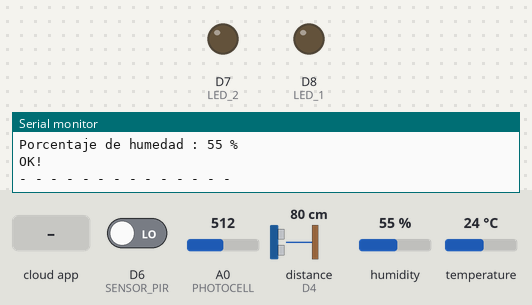
The sketch below on a simulated ESP8266 (NodeMCU). Parts: output pins drawn as LEDs (lit = HIGH), the last lines printed to the serial monitor. Wiring (inferred from the names in the program): ultrasonic range finder: trigger D3; echo D4. Inputs (shaded band) come from the test bench; at power-on: D6 (SENSOR_PIR) LOW, A0 (PHOTOCELL) = 512, distance to the obstacle (sensor on D4) 80 cm, humidity 55 %, temperature 24 °C. The echo pulse lasts 58.3 µs per cm; WiFi joins after 1.5 s; servers stay silent unless stated; no MQTT or app messages arrive unless stated; pins used as bus, display or sensor lines are not drawn.

Above: at 4.7 s.
4.8 s: the phone or cloud app sets led1 to ON
At 14.9 s:
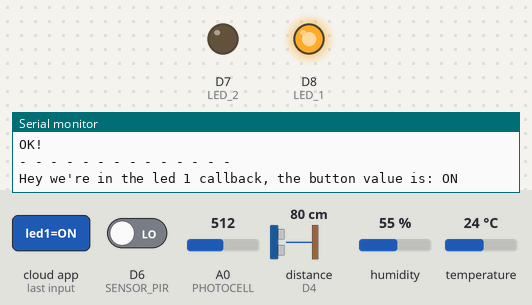
15.9 s: the phone or cloud app sets led2 to ON
At 26.1 s:
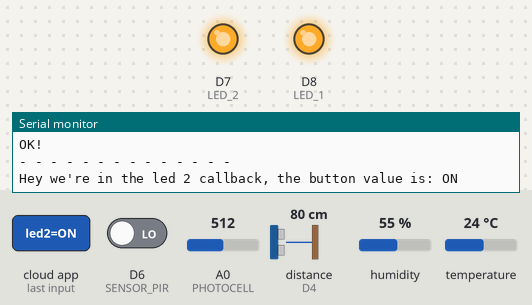
26.5 s: the phone or cloud app sets led1 to OFF
At 36.2 s:
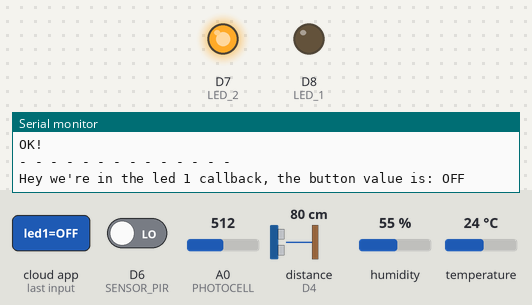
47.7 s: the phone or cloud app sets led2 to OFF
At 57.5 s:
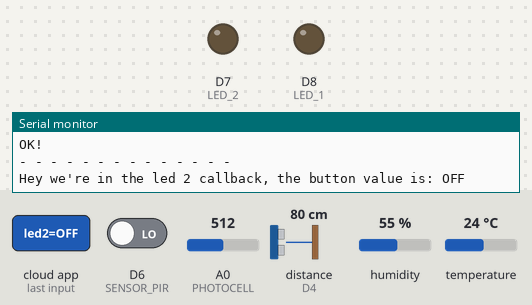
Timing chart, 0 to 59.0 s (numbered marks = the images above; inputs shaded):
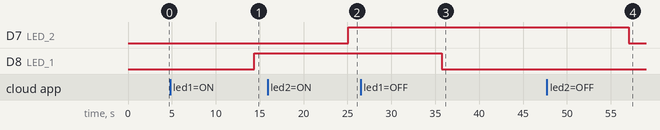

Measured:
- after the input at 4.8 s, D8 (LED_1): LOW → HIGH after 9.6 s
- after the input at 15.9 s, D7 (LED_2): LOW → HIGH after 9.2 s
- after the input at 26.5 s, D8 (LED_1): HIGH → LOW after 9.2 s
- after the input at 47.7 s, D7 (LED_2): HIGH → LOW after 9.3 s

The sketch:

ProyectoFinal.ino
```cpp
#include <ESP8266WiFi.h>
#include "Adafruit_MQTT.h"
#include "Adafruit_MQTT_Client.h"
#include <DHT.h>
#include <DHT_U.h>

#define PHOTOCELL A0
#define LED_1 D8
#define LED_2 D7
#define SENSOR_DHT D5
#define ECHO D4
#define TRIG D3
#define SENSOR_PIR D6

DHT dht(SENSOR_DHT, DHT11);

int ldr;
int temp;
int hum;
int distancia;
int tiempo;
int valPIR;
int pirState = LOW;

/************************* WiFi Access Point *********************************/

#define WLAN_SSID       "Totalplay-35A1"
#define WLAN_PASS       "35A14626M5xZ82ct"

/************************* Adafruit.io Setup *********************************/

#define AIO_SERVER      "io.adafruit.com"
#define AIO_SERVERPORT  1883                   // use 8883 for SSL
#define AIO_USERNAME  "KappitaRoss"
#define AIO_KEY       "aio_pNAU000BvNRWK3tZxsgRojIEXc0g"

/**************************** Global State  *********************************/

// Create an ESP8266 WiFiClient class to connect to the MQTT server.
WiFiClient client;

// Setup the MQTT client class by passing in the WiFi client and MQTT server and login details.
Adafruit_MQTT_Client mqtt(&client, AIO_SERVER, AIO_SERVERPORT, AIO_USERNAME, AIO_USERNAME, AIO_KEY);

/****************************** Feeds ***************************************/


// Setup a feed called 'photocell' for publishing.
// Notice MQTT paths for AIO follow the form: <username>/feeds/<feedname>
Adafruit_MQTT_Publish photocell = Adafruit_MQTT_Publish(&mqtt, AIO_USERNAME "/feeds/photocell");
Adafruit_MQTT_Publish temperature = Adafruit_MQTT_Publish(&mqtt, AIO_USERNAME "/feeds/temperature");
Adafruit_MQTT_Publish humidity = Adafruit_MQTT_Publish(&mqtt, AIO_USERNAME "/feeds/humidity");
Adafruit_MQTT_Publish distance = Adafruit_MQTT_Publish(&mqtt, AIO_USERNAME "/feeds/distance");
Adafruit_MQTT_Publish PIR = Adafruit_MQTT_Publish(&mqtt, AIO_USERNAME "/feeds/pir");


// Setup a feed called 'onoff' for subscribing to changes to the button
Adafruit_MQTT_Subscribe led1 = Adafruit_MQTT_Subscribe(&mqtt, AIO_USERNAME "/feeds/led1", MQTT_QOS_1);
Adafruit_MQTT_Subscribe led2 = Adafruit_MQTT_Subscribe(&mqtt, AIO_USERNAME "/feeds/led2", MQTT_QOS_1);

/*************************** Sketch Code ************************************/

void setup() {

  pinMode(SENSOR_PIR, INPUT);
  pinMode(LED_1, OUTPUT);
  pinMode(LED_2, OUTPUT);
  pinMode(ECHO, INPUT);
  pinMode(TRIG, OUTPUT);

  dht.begin();

  Serial.begin(9600);
  delay(2000);

  Serial.println(F("Adafruit MQTT demo"));

  conectarWiFi();

  led1.setCallback(led1callback);
  led2.setCallback(led2callback);

  mqtt.subscribe(&led1);
  mqtt.subscribe(&led2);
}

void loop() {
  // Ensure the connection to the MQTT server is alive (this will make the first
  // connection and automatically reconnect when disconnected).  See the MQTT_connect
  // function definition further below.
  MQTT_connect();

  ultrasonico();
  fotocelda();
  temperatura();
  humedad();
  sensorPIR();
  Serial.println(F("\n- - - - - - - - - - - - - -"));

  // this is our 'wait for incoming subscription packets and callback em' busy subloop
  // try to spend your time here:
  mqtt.processPackets(500);
  delay(10000);
  // ping the server to keep the mqtt connection alive
  // NOT required if you are publishing once every KEEPALIVE seconds

 // if(! mqtt.ping()) {
 //   mqtt.disconnect();
 // }

}

void ultrasonico(){
   digitalWrite(TRIG, HIGH);
   delay(1);
   digitalWrite(TRIG, LOW);
   tiempo = pulseIn(ECHO, HIGH);
   distancia = tiempo/58.2;
   Serial.print(F("\nDistancia medida :"));
   Serial.print(distancia);
   Serial.print(" cm");
   if (! distance.publish(distancia)) {
    Serial.println(F("\nFailed"));
  } else {
    Serial.println(F("\nOK!"));
  }
}

void fotocelda(){
  ldr = analogRead(PHOTOCELL);
  Serial.print(F("\nLuminosidad en la fotocelda : "));
  Serial.print(ldr);
  if (! photocell.publish(ldr)) {
    Serial.println(F("\nFailed"));
  } else {
    Serial.println(F("\nOK!"));
  }
}

void temperatura(){

  temp = dht.readTemperature();
  Serial.print(F("\nTemperatura : "));
  Serial.print(temp);
  Serial.print(" °C");
  if (! temperature.publish(temp)) {
    Serial.println(F("\nFailed"));
  } else {
    Serial.println(F("\nOK!"));
  }
}

void humedad(){
   hum = dht.readHumidity();
  Serial.print(F("\nPorcentaje de humedad : "));
  Serial.print(hum);
  Serial.print(" %");
  if (! humidity.publish(hum)) {
    Serial.println(F("\nFailed"));
  } else {
    Serial.println(F("\nOK!"));
  }
}

void sensorPIR(){
   valPIR = digitalRead(SENSOR_PIR);
   if (valPIR == HIGH)   //si está activado
   {
      if (pirState == LOW)  //si previamente estaba apagado
      {
        //digitalWrite(LED_2, HIGH);  //LED ON
        Serial.print(F("\nSensor PIR activado"));
        pirState = HIGH;
      }else{
        //digitalWrite(LED_2, LOW); // LED OFF
        Serial.print(F("\nSensor PIR desactivado"));
        pirState = LOW;
      }
      if (! PIR.publish(pirState)) {
        Serial.println(F("\nFailed"));
      } else {
        Serial.println(F("\nOK!"));
      }
   }
}

void led1callback(char *data, uint16_t len) {
  Serial.print("Hey we're in the led 1 callback, the button value is: ");
  Serial.println(data);

     String message = String(data);
      message.trim();
      if (message == "ON") {digitalWrite(LED_1, HIGH);}
      if (message == "OFF") {digitalWrite(LED_1, LOW);}

}

void led2callback(char *data, uint16_t len) {
  Serial.print("Hey we're in the led 2 callback, the button value is: ");
  Serial.println(data);

     String message = String(data);
      message.trim();
      if (message == "ON") {digitalWrite(LED_2, HIGH);}
      if (message == "OFF") {digitalWrite(LED_2, LOW);}
}

// Function to connect and reconnect as necessary to the MQTT server.
// Should be called in the loop function and it will take care if connecting.
void MQTT_connect() {
  int8_t ret;

  // Stop if already connected.
  if (mqtt.connected()) {
    return;
  }

  Serial.print("Connecting to MQTT... ");

  uint8_t retries = 3;
  while ((ret = mqtt.connect()) != 0) { // connect will return 0 for connected
       Serial.println(mqtt.connectErrorString(ret));
       Serial.println("Retrying MQTT connection in 10 seconds...");
       mqtt.disconnect();
       delay(12000);  // wait 10 seconds
       retries--;
       if (retries == 0) {
         // basically die and wait for WDT to reset me
         while (1);
       }
  }
  Serial.println("MQTT Connected!");
}

void conectarWiFi(){
  // Connect to WiFi access point.
  Serial.println(); Serial.println();
  Serial.print("Connecting to ");
  Serial.println(WLAN_SSID);

  WiFi.begin(WLAN_SSID, WLAN_PASS);
  while (WiFi.status() != WL_CONNECTED) {
    delay(500);
    Serial.print(".");
  }
  Serial.println();

  Serial.println("WiFi connected");
  Serial.println("IP address: "); Serial.println(WiFi.localIP());
}
```
